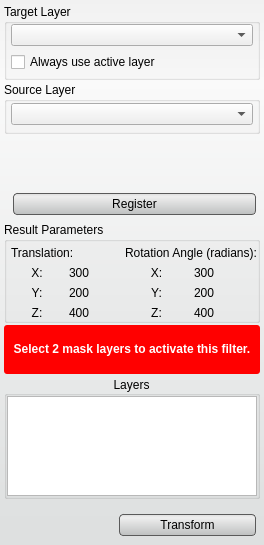
<?xml version="1.0" encoding="UTF-8"?>
<ui version="4.0">
 <class>PointSetFilterInterface</class>
 <widget class="QWidget" name="PointSetFilterInterface">
  <property name="geometry">
   <rect>
    <x>0</x>
    <y>0</y>
    <width>264</width>
    <height>545</height>
   </rect>
  </property>
  <property name="sizePolicy">
   <sizepolicy hsizetype="Ignored" vsizetype="Preferred">
    <horstretch>0</horstretch>
    <verstretch>0</verstretch>
   </sizepolicy>
  </property>
  <property name="minimumSize">
   <size>
    <width>213</width>
    <height>139</height>
   </size>
  </property>
  <property name="baseSize">
   <size>
    <width>213</width>
    <height>139</height>
   </size>
  </property>
  <property name="windowTitle">
   <string> PointSetFilter</string>
  </property>
  <property name="styleSheet">
   <string notr="true">QWidget#PointSetFilterInterface{
  border-radius: 3px;
  background-color: qlineargradient(spread:pad, x1:0.5, y1:0, x2:0.5, y2:0.960227, stop:0 rgba(241, 241, 241, 255), stop:0.155779 rgba(250, 250, 250, 255), stop:1 rgba(222, 224, 224, 255));       
}

QPushButton{
  background-color: qlineargradient(spread:pad, x1:0.5, y1:0, x2:0.5, y2:0.960227, stop:0 rgba(221, 221, 221, 255), stop:0.155779 rgba(238, 238, 238, 255), stop:1 rgba(192, 194, 194, 255));
  border-radius: 4px;
  border: 1px solid rgb(90, 90, 90);
  margin:4px;
}

QPushButton:hover{
  background-color: qlineargradient(spread:pad, x1:0.5, y1:0, x2:0.5, y2:1, stop:0 rgba(195, 195, 195, 255), stop:0.253769 rgba(206, 206, 206, 255), stop:1 rgba(185, 185, 185, 255));
  border-radius: 4px;
  border: 1px solid rgb(90, 90, 90);
  margin:4px;
}

QPushButton:pressed{
  background-color: qlineargradient(spread:pad, x1:0.5, y1:0, x2:0.5, y2:1, stop:0 rgba(150, 150, 150, 255), stop:0.753769 rgba(206, 206, 206, 255), stop:1 rgba(185, 185, 185, 255));
  border-radius: 4px;
  border: 1px solid rgb(90, 90, 90);
  margin:4px;
}</string>
  </property>
  <layout class="QVBoxLayout" name="verticalLayout_7">
   <property name="spacing">
    <number>2</number>
   </property>
   <property name="margin">
    <number>4</number>
   </property>
   <item>
    <widget class="QGroupBox" name="target_groupbox_">
     <property name="minimumSize">
      <size>
       <width>0</width>
       <height>76</height>
      </size>
     </property>
     <property name="maximumSize">
      <size>
       <width>16777215</width>
       <height>76</height>
      </size>
     </property>
     <property name="title">
      <string>Target Layer</string>
     </property>
     <property name="alignment">
      <set>Qt::AlignLeading|Qt::AlignLeft|Qt::AlignTop</set>
     </property>
     <property name="checkable">
      <bool>false</bool>
     </property>
     <layout class="QVBoxLayout" name="verticalLayout_4">
      <property name="spacing">
       <number>6</number>
      </property>
      <property name="leftMargin">
       <number>4</number>
      </property>
      <property name="topMargin">
       <number>0</number>
      </property>
      <property name="rightMargin">
       <number>4</number>
      </property>
      <property name="bottomMargin">
       <number>4</number>
      </property>
      <item>
       <widget class="QtUtils::QtDropableComboBox" name="target_layer_">
        <property name="sizePolicy">
         <sizepolicy hsizetype="Ignored" vsizetype="Fixed">
          <horstretch>0</horstretch>
          <verstretch>0</verstretch>
         </sizepolicy>
        </property>
       </widget>
      </item>
      <item>
       <widget class="QWidget" name="widget_2" native="true">
        <property name="minimumSize">
         <size>
          <width>0</width>
          <height>20</height>
         </size>
        </property>
        <layout class="QHBoxLayout" name="horizontalLayout_3">
         <property name="spacing">
          <number>0</number>
         </property>
         <property name="margin">
          <number>0</number>
         </property>
         <item>
          <widget class="QCheckBox" name="use_active_layer_">
           <property name="text">
            <string>Always use active layer</string>
           </property>
          </widget>
         </item>
        </layout>
       </widget>
      </item>
     </layout>
    </widget>
   </item>
   <item>
    <widget class="QGroupBox" name="connected_to_mask_groupbox_">
     <property name="minimumSize">
      <size>
       <width>0</width>
       <height>52</height>
      </size>
     </property>
     <property name="maximumSize">
      <size>
       <width>16777215</width>
       <height>52</height>
      </size>
     </property>
     <property name="title">
      <string>Source Layer</string>
     </property>
     <property name="alignment">
      <set>Qt::AlignLeading|Qt::AlignLeft|Qt::AlignTop</set>
     </property>
     <layout class="QVBoxLayout" name="verticalLayout_5">
      <property name="spacing">
       <number>0</number>
      </property>
      <property name="leftMargin">
       <number>4</number>
      </property>
      <property name="topMargin">
       <number>0</number>
      </property>
      <property name="rightMargin">
       <number>4</number>
      </property>
      <property name="bottomMargin">
       <number>4</number>
      </property>
      <item>
       <widget class="QtUtils::QtDropableComboBox" name="mask_layer_">
        <property name="sizePolicy">
         <sizepolicy hsizetype="Ignored" vsizetype="Fixed">
          <horstretch>0</horstretch>
          <verstretch>0</verstretch>
         </sizepolicy>
        </property>
       </widget>
      </item>
     </layout>
    </widget>
   </item>
   <item>
    <widget class="QtUtils::QtLogSliderIntCombo" name="iterations_" native="true"/>
   </item>
   <item>
    <widget class="QWidget" name="replaceRunWidget" native="true">
     <property name="minimumSize">
      <size>
       <width>0</width>
       <height>32</height>
      </size>
     </property>
     <property name="maximumSize">
      <size>
       <width>16777215</width>
       <height>32</height>
      </size>
     </property>
     <layout class="QHBoxLayout" name="horizontalLayout">
      <property name="margin">
       <number>0</number>
      </property>
      <item>
       <spacer name="horizontalSpacer_2">
        <property name="orientation">
         <enum>Qt::Horizontal</enum>
        </property>
        <property name="sizeType">
         <enum>QSizePolicy::Preferred</enum>
        </property>
       </spacer>
      </item>
      <item>
       <widget class="QPushButton" name="runFilterButton">
        <property name="sizePolicy">
         <sizepolicy hsizetype="Preferred" vsizetype="Preferred">
          <horstretch>0</horstretch>
          <verstretch>0</verstretch>
         </sizepolicy>
        </property>
        <property name="minimumSize">
         <size>
          <width>0</width>
          <height>30</height>
         </size>
        </property>
        <property name="maximumSize">
         <size>
          <width>16777215</width>
          <height>30</height>
         </size>
        </property>
        <property name="text">
         <string>Register</string>
        </property>
       </widget>
      </item>
     </layout>
    </widget>
   </item>
   <item>
    <widget class="QGroupBox" name="result_groupbox_">
     <property name="title">
      <string>Result Parameters</string>
     </property>
     <layout class="QHBoxLayout" name="horizontalLayout_11">
      <property name="spacing">
       <number>4</number>
      </property>
      <property name="leftMargin">
       <number>4</number>
      </property>
      <property name="topMargin">
       <number>4</number>
      </property>
      <property name="rightMargin">
       <number>0</number>
      </property>
      <property name="bottomMargin">
       <number>0</number>
      </property>
      <item>
       <widget class="QWidget" name="translation_" native="true">
        <property name="minimumSize">
         <size>
          <width>0</width>
          <height>24</height>
         </size>
        </property>
        <layout class="QVBoxLayout" name="verticalLayout_2">
         <property name="margin">
          <number>0</number>
         </property>
         <item>
          <widget class="QLabel" name="label_">
           <property name="text">
            <string>Translation:</string>
           </property>
          </widget>
         </item>
         <item>
          <widget class="QWidget" name="widget_5" native="true">
           <layout class="QHBoxLayout" name="horizontalLayout_4">
            <property name="margin">
             <number>0</number>
            </property>
            <item>
             <widget class="QLabel" name="x_axis_label_current_">
              <property name="text">
               <string>X:</string>
              </property>
              <property name="alignment">
               <set>Qt::AlignCenter</set>
              </property>
             </widget>
            </item>
            <item>
             <widget class="QLabel" name="label_tx_">
              <property name="text">
               <string>300</string>
              </property>
             </widget>
            </item>
           </layout>
          </widget>
         </item>
         <item>
          <widget class="QWidget" name="widget_6" native="true">
           <layout class="QHBoxLayout" name="horizontalLayout_9">
            <property name="margin">
             <number>0</number>
            </property>
            <item>
             <widget class="QLabel" name="y_axis_label_current_">
              <property name="text">
               <string>Y:</string>
              </property>
              <property name="alignment">
               <set>Qt::AlignCenter</set>
              </property>
             </widget>
            </item>
            <item>
             <widget class="QLabel" name="label_ty_">
              <property name="text">
               <string>200</string>
              </property>
             </widget>
            </item>
           </layout>
          </widget>
         </item>
         <item>
          <widget class="QWidget" name="widget_7" native="true">
           <layout class="QHBoxLayout" name="horizontalLayout_10">
            <property name="margin">
             <number>0</number>
            </property>
            <item>
             <widget class="QLabel" name="z_axis_label_current_">
              <property name="text">
               <string>Z:</string>
              </property>
              <property name="alignment">
               <set>Qt::AlignCenter</set>
              </property>
             </widget>
            </item>
            <item>
             <widget class="QLabel" name="label_tz_">
              <property name="text">
               <string>400</string>
              </property>
             </widget>
            </item>
           </layout>
          </widget>
         </item>
        </layout>
       </widget>
      </item>
      <item>
       <widget class="QWidget" name="rotation_" native="true">
        <property name="minimumSize">
         <size>
          <width>0</width>
          <height>24</height>
         </size>
        </property>
        <layout class="QVBoxLayout" name="verticalLayout">
         <property name="margin">
          <number>0</number>
         </property>
         <item>
          <widget class="QLabel" name="label_2">
           <property name="text">
            <string>Rotation Angle (radians):</string>
           </property>
          </widget>
         </item>
         <item>
          <widget class="QWidget" name="widget" native="true">
           <layout class="QHBoxLayout" name="horizontalLayout_6">
            <property name="margin">
             <number>0</number>
            </property>
            <item>
             <widget class="QLabel" name="x_axis_label_current_1">
              <property name="text">
               <string>X:</string>
              </property>
              <property name="alignment">
               <set>Qt::AlignCenter</set>
              </property>
             </widget>
            </item>
            <item>
             <widget class="QLabel" name="label_rx_">
              <property name="text">
               <string>300</string>
              </property>
             </widget>
            </item>
           </layout>
          </widget>
         </item>
         <item>
          <widget class="QWidget" name="widget_3" native="true">
           <layout class="QHBoxLayout" name="horizontalLayout_7">
            <property name="margin">
             <number>0</number>
            </property>
            <item>
             <widget class="QLabel" name="y_axis_label_current_1">
              <property name="text">
               <string>Y:</string>
              </property>
              <property name="alignment">
               <set>Qt::AlignCenter</set>
              </property>
             </widget>
            </item>
            <item>
             <widget class="QLabel" name="label_ry_">
              <property name="text">
               <string>200</string>
              </property>
             </widget>
            </item>
           </layout>
          </widget>
         </item>
         <item>
          <widget class="QWidget" name="widget_4" native="true">
           <layout class="QHBoxLayout" name="horizontalLayout_8">
            <property name="margin">
             <number>0</number>
            </property>
            <item>
             <widget class="QLabel" name="z_axis_label_current_1">
              <property name="text">
               <string>Z:</string>
              </property>
              <property name="alignment">
               <set>Qt::AlignCenter</set>
              </property>
             </widget>
            </item>
            <item>
             <widget class="QLabel" name="label_rz_">
              <property name="text">
               <string>400</string>
              </property>
             </widget>
            </item>
           </layout>
          </widget>
         </item>
        </layout>
       </widget>
      </item>
     </layout>
    </widget>
   </item>
   <item>
    <widget class="QWidget" name="message_alert_" native="true">
     <property name="minimumSize">
      <size>
       <width>0</width>
       <height>32</height>
      </size>
     </property>
     <property name="styleSheet">
      <string notr="true">QLabel#message_{
  color: white;
  font: bold;
}

QWidget#message_alert_{
  border-radius: 3px;
  background-color: red;
}</string>
     </property>
     <layout class="QVBoxLayout" name="verticalLayout_3">
      <property name="spacing">
       <number>0</number>
      </property>
      <property name="margin">
       <number>4</number>
      </property>
      <item>
       <widget class="QLabel" name="message_">
        <property name="sizePolicy">
         <sizepolicy hsizetype="Preferred" vsizetype="Fixed">
          <horstretch>0</horstretch>
          <verstretch>0</verstretch>
         </sizepolicy>
        </property>
        <property name="minimumSize">
         <size>
          <width>0</width>
          <height>40</height>
         </size>
        </property>
        <property name="maximumSize">
         <size>
          <width>16777215</width>
          <height>40</height>
         </size>
        </property>
        <property name="text">
         <string>Select 2 mask layers to activate this filter.</string>
        </property>
        <property name="alignment">
         <set>Qt::AlignCenter</set>
        </property>
        <property name="wordWrap">
         <bool>true</bool>
        </property>
       </widget>
      </item>
     </layout>
    </widget>
   </item>
   <item>
    <widget class="QGroupBox" name="groupBox">
     <property name="title">
      <string>Layers</string>
     </property>
     <property name="alignment">
      <set>Qt::AlignCenter</set>
     </property>
     <property name="flat">
      <bool>true</bool>
     </property>
     <property name="checkable">
      <bool>false</bool>
     </property>
     <layout class="QVBoxLayout" name="verticalLayout_6" stretch="0">
      <property name="spacing">
       <number>0</number>
      </property>
      <property name="margin">
       <number>0</number>
      </property>
      <item>
       <widget class="QListWidget" name="layer_list_">
        <property name="enabled">
         <bool>true</bool>
        </property>
        <property name="sizePolicy">
         <sizepolicy hsizetype="Ignored" vsizetype="Fixed">
          <horstretch>0</horstretch>
          <verstretch>0</verstretch>
         </sizepolicy>
        </property>
        <property name="minimumSize">
         <size>
          <width>0</width>
          <height>100</height>
         </size>
        </property>
        <property name="maximumSize">
         <size>
          <width>16777215</width>
          <height>100</height>
         </size>
        </property>
        <property name="frameShape">
         <enum>QFrame::StyledPanel</enum>
        </property>
        <property name="alternatingRowColors">
         <bool>true</bool>
        </property>
        <property name="selectionMode">
         <enum>QAbstractItemView::MultiSelection</enum>
        </property>
        <property name="resizeMode">
         <enum>QListView::Adjust</enum>
        </property>
       </widget>
      </item>
     </layout>
    </widget>
   </item>
   <item>
    <widget class="QWidget" name="replaceRunWidget_2" native="true">
     <property name="minimumSize">
      <size>
       <width>0</width>
       <height>40</height>
      </size>
     </property>
     <property name="maximumSize">
      <size>
       <width>16777215</width>
       <height>32</height>
      </size>
     </property>
     <layout class="QHBoxLayout" name="horizontalLayout_2">
      <property name="margin">
       <number>0</number>
      </property>
      <item>
       <spacer name="horizontalSpacer">
        <property name="orientation">
         <enum>Qt::Horizontal</enum>
        </property>
        <property name="sizeHint" stdset="0">
         <size>
          <width>137</width>
          <height>13</height>
         </size>
        </property>
       </spacer>
      </item>
      <item>
       <widget class="QPushButton" name="runFilterButton_2">
        <property name="minimumSize">
         <size>
          <width>145</width>
          <height>30</height>
         </size>
        </property>
        <property name="text">
         <string>Transform</string>
        </property>
       </widget>
      </item>
     </layout>
    </widget>
   </item>
  </layout>
 </widget>
 <customwidgets>
  <customwidget>
   <class>QtUtils::QtDropableComboBox</class>
   <extends>QComboBox</extends>
   <header location="global">QtUtils/Widgets/QtDropableComboBox.h</header>
  </customwidget>
  <customwidget>
   <class>QtUtils::QtLogSliderIntCombo</class>
   <extends>QWidget</extends>
   <header location="global">QtUtils/Widgets/QtLogSliderIntCombo.h</header>
   <container>1</container>
  </customwidget>
 </customwidgets>
 <resources/>
 <connections/>
</ui>
